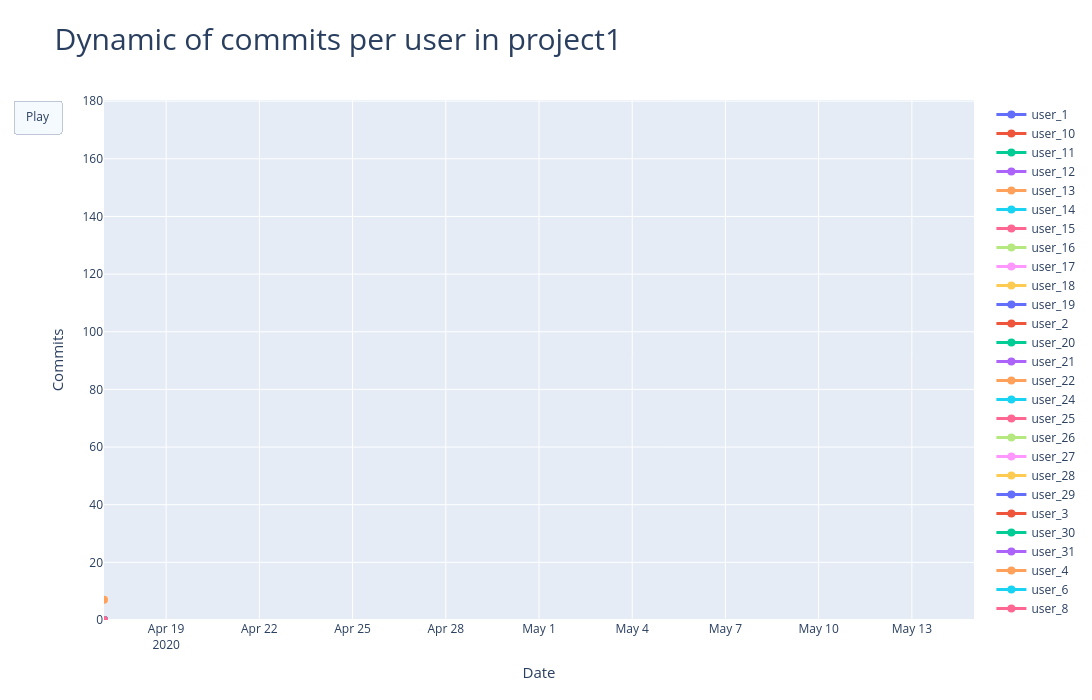

The cell this chart's notebook holds for it:
### Markdown cell above
# Plotting graph

### Code cell
fig = go.Figure()

for user in users:
    fig.add_trace(go.Scatter(
        x=[dates[0]], 
        y=[cumulative.iloc[0][user]], 
        mode='lines+markers',
        name=user,
        line=dict(width=3),
        marker=dict(size=8)
    ))

frames = []
for k in range(1, len(dates)):
    frame_data = []
    for user in users:
        frame_data.append(go.Scatter(
            x=dates[:k+1],
            y=cumulative.iloc[:k+1][user]
        ))
    frames.append(go.Frame(data=frame_data, name=str(dates[k])))

fig.frames = frames

fig.update_layout(
    title='Dynamic of commits per user in project1',
    title_font_size=30,
    xaxis=dict(range=[dates[0], dates[-1]], title='Date', title_font_size=15),
    yaxis=dict(range=[0, cumulative.max().max() * 1.1], title='Commits', title_font_size=15),
    height=700,
    width=1200,
    updatemenus=[dict(
        type="buttons",
        buttons=[dict(label="Play",
                      method="animate",
                      args=[None, dict(frame=dict(duration=50, redraw=True), fromcurrent=True)])]
    )]
)

fig.show()

### Figure 1 — Plotly figure (JSON) as saved in the notebook; plotly's stock layout.template omitted (floating-point values rounded to 4 significant figures)
{"data": [{"line": {"width": 3}, "marker": {"size": 8}, "mode": "lines+markers", "name": "user_1", "type": "scatter", "x": ["2020-04-17"], "y": [0]}, {"line": {"width": 3}, "marker": {"size": 8}, "mode": "lines+markers", "name": "user_10", "type": "scatter", "x": ["2020-04-17"], "y": [0]}, {"line": {"width": 3}, "marker": {"size": 8}, "mode": "lines+markers", "name": "user_11", "type": "scatter", "x": ["2020-04-17"], "y": [0]}, {"line": {"width": 3}, "marker": {"size": 8}, "mode": "lines+markers", "name": "user_12", "type": "scatter", "x": ["2020-04-17"], "y": [0]}, {"line": {"width": 3}, "marker": {"size": 8}, "mode": "lines+markers", "name": "user_13", "type": "scatter", "x": ["2020-04-17"], "y": [0]}, {"line": {"width": 3}, "marker": {"size": 8}, "mode": "lines+markers", "name": "user_14", "type": "scatter", "x": ["2020-04-17"], "y": [0]}, {"line": {"width": 3}, "marker": {"size": 8}, "mode": "lines+markers", "name": "user_15", "type": "scatter", "x": ["2020-04-17"], "y": [0]}, {"line": {"width": 3}, "marker": {"size": 8}, "mode": "lines+markers", "name": "user_16", "type": "scatter", "x": ["2020-04-17"], "y": [0]}, {"line": {"width": 3}, "marker": {"size": 8}, "mode": "lines+markers", "name": "user_17", "type": "scatter", "x": ["2020-04-17"], "y": [0]}, {"line": {"width": 3}, "marker": {"size": 8}, "mode": "lines+markers", "name": "user_18", "type": "scatter", "x": ["2020-04-17"], "y": [0]}, {"line": {"width": 3}, "marker": {"size": 8}, "mode": "lines+markers", "name": "user_19", "type": "scatter", "x": ["2020-04-17"], "y": [0]}, {"line": {"width": 3}, "marker": {"size": 8}, "mode": "lines+markers", "name": "user_2", "type": "scatter", "x": ["2020-04-17"], "y": [0]}, {"line": {"width": 3}, "marker": {"size": 8}, "mode": "lines+markers", "name": "user_20", "type": "scatter", "x": ["2020-04-17"], "y": [0]}, {"line": {"width": 3}, "marker": {"size": 8}, "mode": "lines+markers", "name": "user_21", "type": "scatter", "x": ["2020-04-17"], "y": [0]}, {"line": {"width": 3}, "marker": {"size": 8}, "mode": "lines+markers", "name": "user_22", "type": "scatter", "x": ["2020-04-17"], "y": [0]}, {"line": {"width": 3}, "marker": {"size": 8}, "mode": "lines+markers", "name": "user_24", "type": "scatter", "x": ["2020-04-17"], "y": [0]}, {"line": {"width": 3}, "marker": {"size": 8}, "mode": "lines+markers", "name": "user_25", "type": "scatter", "x": ["2020-04-17"], "y": [0]}, {"line": {"width": 3}, "marker": {"size": 8}, "mode": "lines+markers", "name": "user_26", "type": "scatter", "x": ["2020-04-17"], "y": [0]}, {"line": {"width": 3}, "marker": {"size": 8}, "mode": "lines+markers", "name": "user_27", "type": "scatter", "x": ["2020-04-17"], "y": [0]}, {"line": {"width": 3}, "marker": {"size": 8}, "mode": "lines+markers", "name": "user_28", "type": "scatter", "x": ["2020-04-17"], "y": [0]}, {"line": {"width": 3}, "marker": {"size": 8}, "mode": "lines+markers", "name": "user_29", "type": "scatter", "x": ["2020-04-17"], "y": [0]}, {"line": {"width": 3}, "marker": {"size": 8}, "mode": "lines+markers", "name": "user_3", "type": "scatter", "x": ["2020-04-17"], "y": [0]}, {"line": {"width": 3}, "marker": {"size": 8}, "mode": "lines+markers", "name": "user_30", "type": "scatter", "x": ["2020-04-17"], "y": [0]}, {"line": {"width": 3}, "marker": {"size": 8}, "mode": "lines+markers", "name": "user_31", "type": "scatter", "x": ["2020-04-17"], "y": [0]}, {"line": {"width": 3}, "marker": {"size": 8}, "mode": "lines+markers", "name": "user_4", "type": "scatter", "x": ["2020-04-17"], "y": [7]}, {"line": {"width": 3}, "marker": {"size": 8}, "mode": "lines+markers", "name": "user_6", "type": "scatter", "x": ["2020-04-17"], "y": [0]}, {"line": {"width": 3}, "marker": {"size": 8}, "mode": "lines+markers", "name": "user_8", "type": "scatter", "x": ["2020-04-17"], "y": [0]}], "layout": {"height": 700, "title": {"font": {"size": 30}, "text": "Dynamic of commits per user in project1"}, "updatemenus": [{"buttons": [{"args": [null, {"frame": {"duration": 50, "redraw": true}, "fromcurrent": true}], "label": "Play", "method": "animate"}], "type": "buttons"}], "width": 1200, "xaxis": {"range": ["2020-04-17", "2020-05-15"], "title": {"font": {"size": 15}, "text": "Date"}}, "yaxis": {"range": [0, 180.4], "title": {"font": {"size": 15}, "text": "Commits"}}}}
